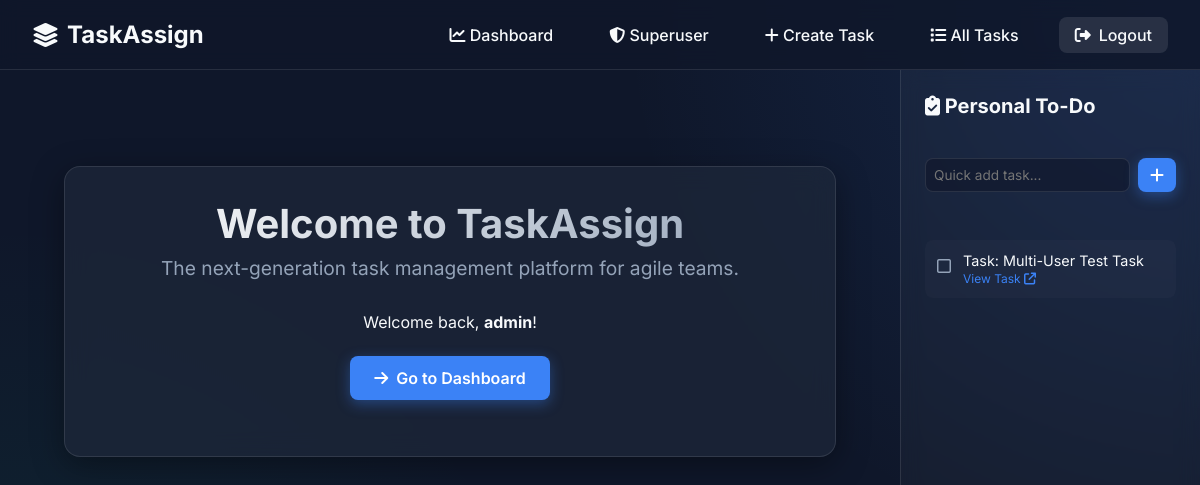
Before: / (signed in) with the older database file.
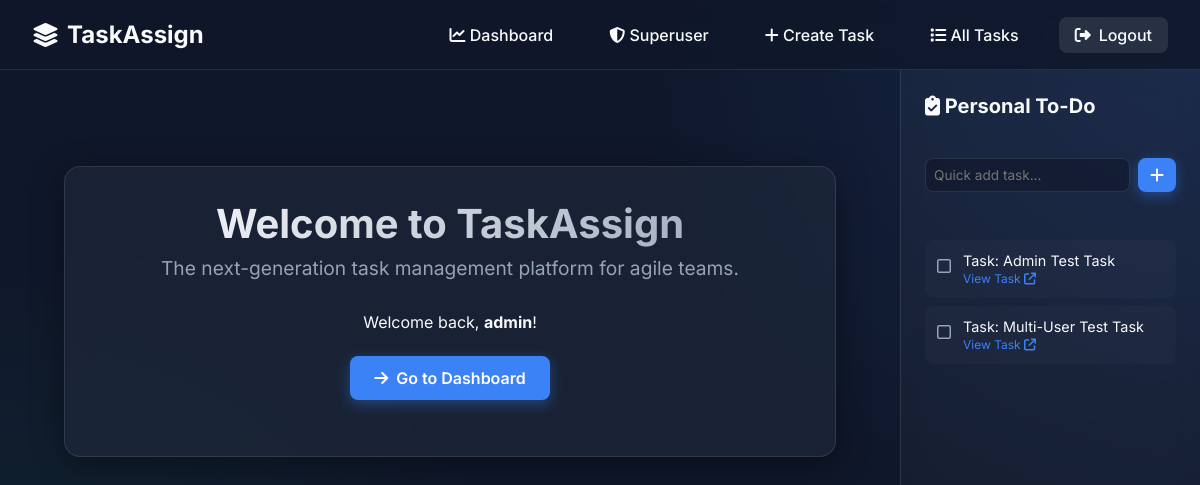
After: the same page with the newer database file.
### main/models.py (models this page shows, shortened)
class PersonalTodo(models.Model):
    user = models.ForeignKey(
        User, on_delete=models.CASCADE, related_name="personal_todos"
    )
    task = models.ForeignKey(Task, on_delete=models.CASCADE, null=True, blank=True)
    text = models.CharField(max_length=255)
    is_completed = models.BooleanField(default=False)
    created_at = models.DateTimeField(auto_now_add=True)

### main/views.py (the view)
# urls.py: 2. Add a URL to urlpatterns:  path('', views.home, name='home')
def home(request):
    return render(request, "main/home.html")

### main/context_processors.py (called while the page is built)
def personal_todos(request):
    if request.user.is_authenticated:
        return {
            "sidebar_todos": request.user.personal_todos.select_related("task")
            .all()
            .order_by("is_completed", "-created_at")
        }
    return {"sidebar_todos": []}

### main/templates/main/home.html
{% extends "main/base.html" %}
{% block content %}
<div class="glass-panel text-center mt-4">
    <h1 class="page-title mb-2">Welcome to TaskAssign</h1>
    <p class="mb-4" style="color: var(--text-muted); font-size: 1.2rem;">
        The next-generation task management platform for agile teams.
    </p>
    {% if user.is_authenticated %}
        <div class="mb-3">
            <p class="mb-3">Welcome back, <strong>{{ user.username }}</strong>!</p>
            <a href="{% url 'dashboard' %}" class="btn btn-primary">
                <i class="fa-solid fa-arrow-right"></i> Go to Dashboard
            </a>
        </div>
    {% else %}
        <div style="display: flex; gap: 1rem; justify-content: center;">
            <a href="{% url 'login' %}" class="btn btn-secondary">Login</a>
            <a href="{% url 'register' %}" class="btn btn-primary">Get Started</a>
        </div>
    {% endif %}
</div>
{% endblock %}

### main/templates/main/base.html (shortened to what this page needs)
{% load static %}
<!DOCTYPE html>
<html lang="en">
<head>
    <link rel="stylesheet" href="https://cdnjs.cloudflare.com/ajax/libs/font-awesome/6.4.0/css/all.min.css">
    <link rel="stylesheet" href="{% static 'main/css/style.css' %}">
</head>
<body>
    <nav class="navbar">
        <a href="{% url 'home' %}" class="nav-brand">
            <i class="fa-solid fa-layer-group"></i> TaskAssign
        </a>
        <ul class="nav-links" id="nav-links">
            {% if user.is_authenticated %}
                <li><a href="{% url 'dashboard' %}"><i class="fa-solid fa-chart-line"></i> Dashboard</a></li>
                {% if user.is_superuser %}
                    <li><a href="{% url 'superuser_dashboard' %}"><i class="fa-solid fa-shield-halved"></i> Superuser</a></li>
                    <li><a href="{% url 'create_task' %}"><i class="fa-solid fa-plus"></i> Create Task</a></li>
                {% endif %}
                <li><a href="{% url 'task_list' %}"><i class="fa-solid fa-list"></i> All Tasks</a></li>
                <li><a href="{% url 'logout' %}" class="btn btn-secondary"><i class="fa-solid fa-right-from-bracket"></i> Logout</a></li>
            {% else %}
                <li><a href="{% url 'login' %}"><i class="fa-solid fa-right-to-bracket"></i> Login</a></li>
                <li><a href="{% url 'register' %}" class="btn btn-primary"><i class="fa-solid fa-user-plus"></i> Register</a></li>
            {% endif %}
        </ul>
    </nav>
    <div class="layout-wrapper">
        <div class="main-content">
            <div class="container">
                {% block content %}
                {% endblock %}
            </div>
        </div>
        {% if user.is_authenticated %}
        <aside class="sidebar">
            <h3 style="font-size: 1.25rem; margin-bottom: 1rem;"><i class="fa-solid fa-clipboard-check"></i> Personal To-Do</h3>
            <form action="{% url 'add_todo' %}" method="POST" style="margin-bottom: 1.5rem;">
                <div style="display: flex; gap: 0.5rem;">
                    <input type="text" name="todo_text" placeholder="Quick add task..." required style="padding: 0.5rem; font-size: 0.85rem;">
                    <button type="submit" class="btn btn-primary" style="padding: 0.5rem 0.75rem;"><i class="fa-solid fa-plus"></i></button>
                </div>
            </form>
            <div class="todo-list">
                {% for todo in sidebar_todos %}
                <div class="todo-item {% if todo.is_completed %}todo-completed{% endif %}">
                    <a href="{% url 'toggle_todo' todo.id %}" class="todo-checkbox">
                        {% if todo.is_completed %}
                            <i class="fa-solid fa-square-check" style="color: var(--success-color);"></i>
                        {% else %}
                            <i class="fa-regular fa-square" style="color: var(--text-muted);"></i>
                        {% endif %}
                    </a>
                    <div class="todo-text">
                        {{ todo.text }}
                        {% if todo.task %}
                        <br>
                        <small style="color: var(--accent-color); font-size: 0.75rem;">
                            <a href="{% url 'task_detail' todo.task.id %}" style="color: inherit;">View Task <i class="fa-solid fa-arrow-up-right-from-square"></i></a>
                        </small>
                        {% endif %}
                    </div>
                </div>
                {% empty %}
                <p style="color: var(--text-muted); font-size: 0.9rem; text-align: center;">No tasks yet.</p>
                {% endfor %}
            </div>
        </aside>
        {% endif %}
    </div>
</body>
</html>

Changed rows visible on the page:
added PersonalTodo: is_completed False (drawn), text "Task: Admin Test Task", shows "View Task"
